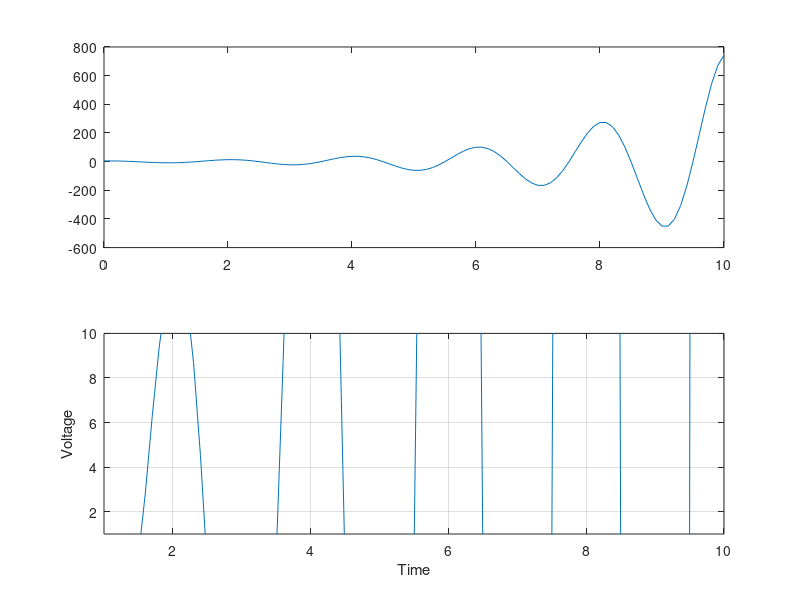

Write MATLAB code to recreate this figure.
% Oluwatimileyin Olaosebikan , C0042558
% HW 3 , Problem 5
% 7th October 2019 , Fall 2019
clc , clear;
t=0:0.1:10; 

vs = 5. *exp(t/2).*cos (pi*t); 

for t0 = 1 : length(vs) 
    if vs(t0)< 0
        vo(t0) = 0; 
    else 
        vo(t0) = vs(t0) - 0.6; 
    end 
end 

subplot(2,1,1) 
plot(t,vs)

subplot(2,1,2) 
plot(t,vo);


xlabel('Time');
ylabel('Voltage');
grid;
xlim([1 10]);
ylim([1 10]);
    
